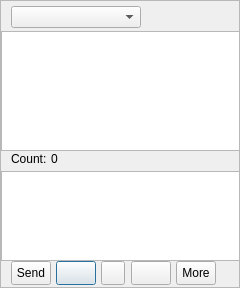
<?xml version="1.0" encoding="UTF-8"?>
<ui version="4.0">
 <class>belugachat</class>
 <widget class="QDialog" name="belugachat">
  <property name="geometry">
   <rect>
    <x>0</x>
    <y>0</y>
    <width>240</width>
    <height>288</height>
   </rect>
  </property>
  <property name="windowTitle">
   <string>Beluga</string>
  </property>
  <widget class="QScrollArea" name="scrollArea">
   <property name="geometry">
    <rect>
     <x>0</x>
     <y>0</y>
     <width>240</width>
     <height>288</height>
    </rect>
   </property>
   <property name="widgetResizable">
    <bool>true</bool>
   </property>
   <widget class="QWidget" name="scrollWidget">
    <property name="geometry">
     <rect>
      <x>0</x>
      <y>0</y>
      <width>238</width>
      <height>286</height>
     </rect>
    </property>
    <widget class="QToolButton" name="send">
     <property name="geometry">
      <rect>
       <x>10</x>
       <y>260</y>
       <width>40</width>
       <height>24</height>
      </rect>
     </property>
     <property name="text">
      <string>Send</string>
     </property>
    </widget>
    <widget class="QTextEdit" name="msgContent">
     <property name="geometry">
      <rect>
       <x>0</x>
       <y>170</y>
       <width>240</width>
       <height>90</height>
      </rect>
     </property>
    </widget>
    <widget class="QPushButton" name="quickMsg">
     <property name="geometry">
      <rect>
       <x>55</x>
       <y>260</y>
       <width>40</width>
       <height>24</height>
      </rect>
     </property>
     <property name="text">
      <string/>
     </property>
     <property name="iconSize">
      <size>
       <width>24</width>
       <height>24</height>
      </size>
     </property>
    </widget>
    <widget class="QPushButton" name="msgFace">
     <property name="geometry">
      <rect>
       <x>100</x>
       <y>260</y>
       <width>24</width>
       <height>24</height>
      </rect>
     </property>
     <property name="text">
      <string/>
     </property>
     <property name="iconSize">
      <size>
       <width>32</width>
       <height>24</height>
      </size>
     </property>
    </widget>
    <widget class="QPushButton" name="signature">
     <property name="geometry">
      <rect>
       <x>130</x>
       <y>260</y>
       <width>40</width>
       <height>24</height>
      </rect>
     </property>
     <property name="text">
      <string/>
     </property>
     <property name="iconSize">
      <size>
       <width>24</width>
       <height>24</height>
      </size>
     </property>
    </widget>
    <widget class="QToolButton" name="more">
     <property name="geometry">
      <rect>
       <x>175</x>
       <y>260</y>
       <width>40</width>
       <height>24</height>
      </rect>
     </property>
     <property name="text">
      <string>More</string>
     </property>
    </widget>
    <widget class="QLabel" name="count">
     <property name="geometry">
      <rect>
       <x>10</x>
       <y>150</y>
       <width>40</width>
       <height>16</height>
      </rect>
     </property>
     <property name="text">
      <string>Count:</string>
     </property>
    </widget>
    <widget class="QLabel" name="value">
     <property name="geometry">
      <rect>
       <x>50</x>
       <y>150</y>
       <width>30</width>
       <height>16</height>
      </rect>
     </property>
     <property name="text">
      <string>0</string>
     </property>
    </widget>
    <widget class="QComboBox" name="chatType">
     <property name="geometry">
      <rect>
       <x>10</x>
       <y>5</y>
       <width>130</width>
       <height>22</height>
      </rect>
     </property>
    </widget>
    <widget class="QTextBrowser" name="msglist">
     <property name="geometry">
      <rect>
       <x>0</x>
       <y>30</y>
       <width>240</width>
       <height>120</height>
      </rect>
     </property>
    </widget>
   </widget>
  </widget>
 </widget>
 <resources/>
 <connections/>
</ui>
